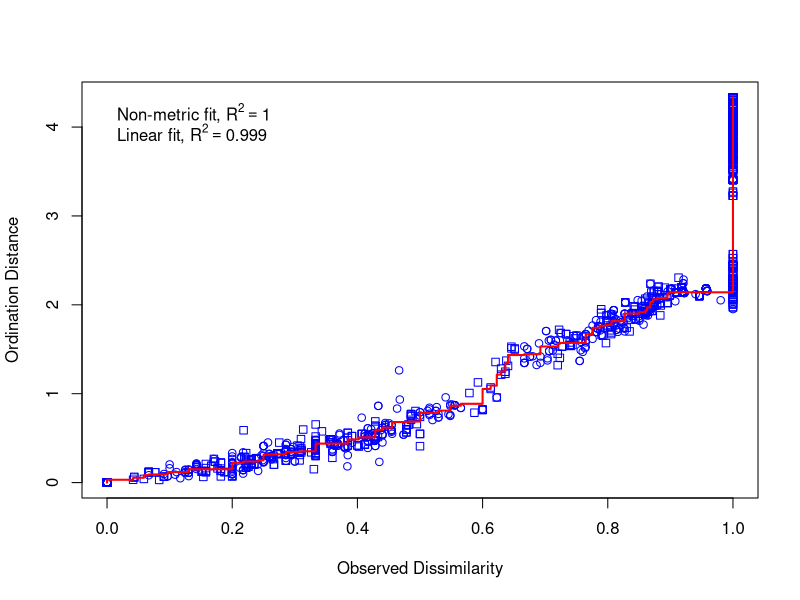
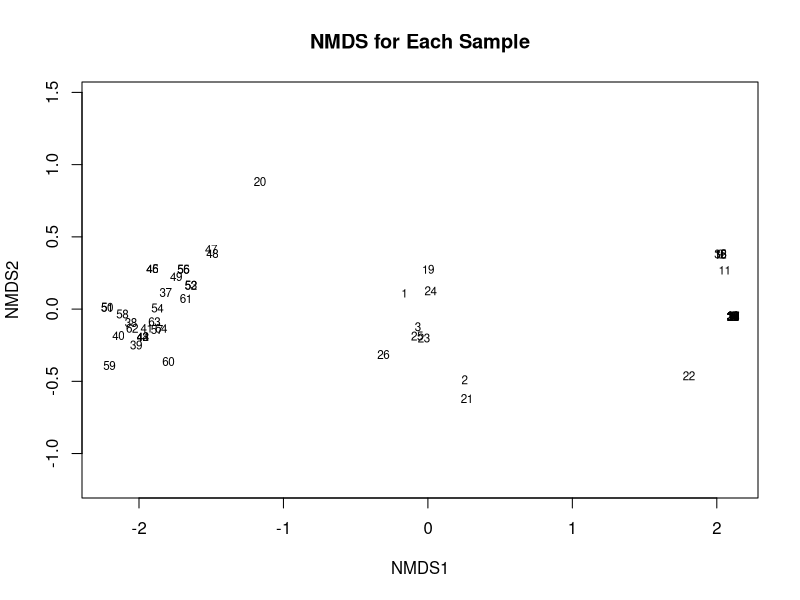
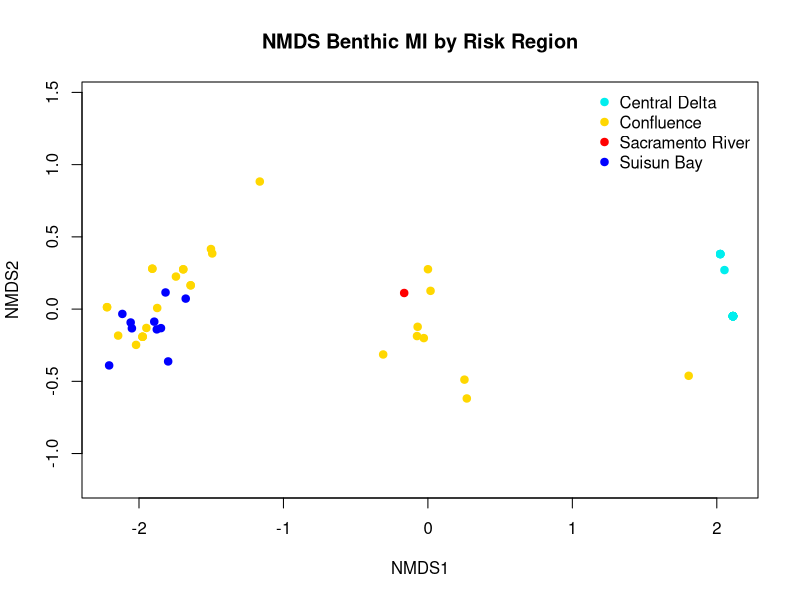
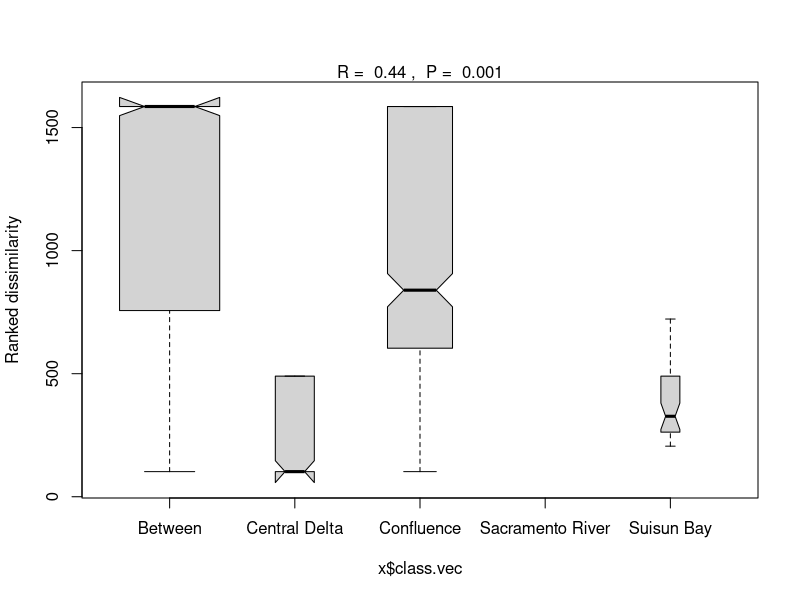
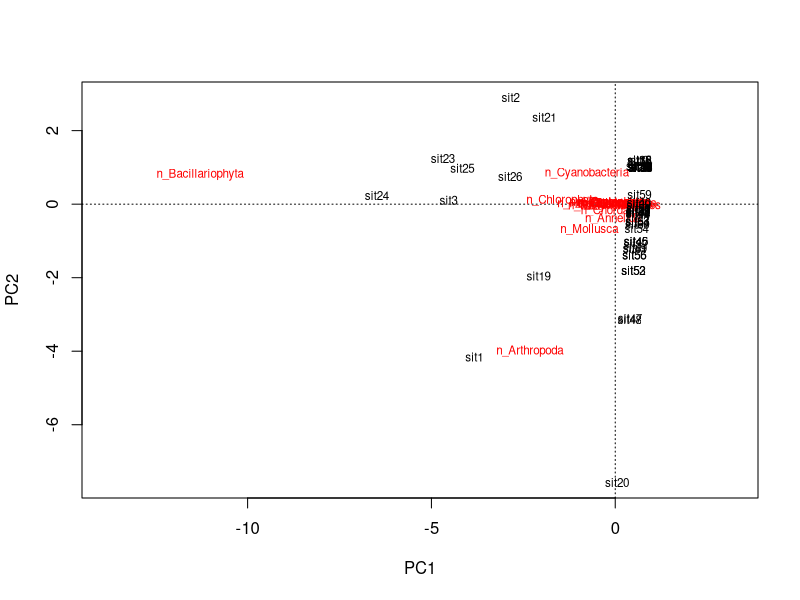
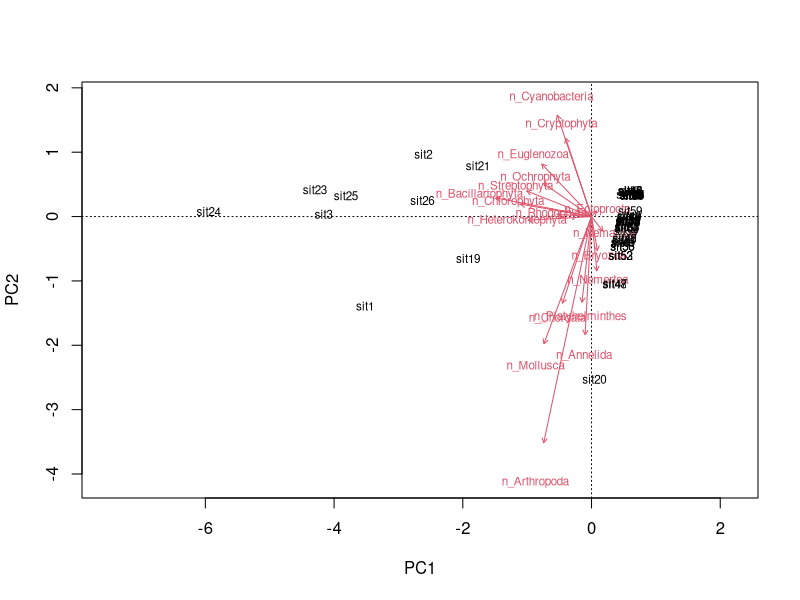
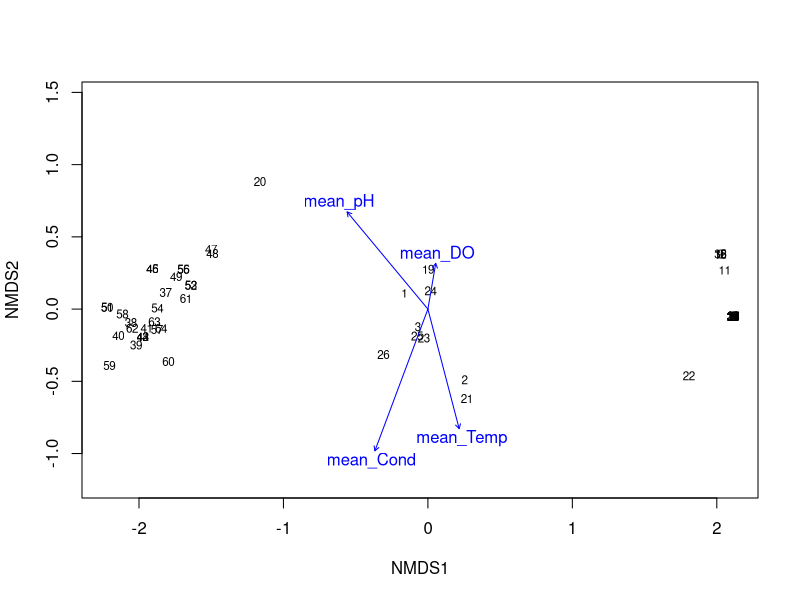
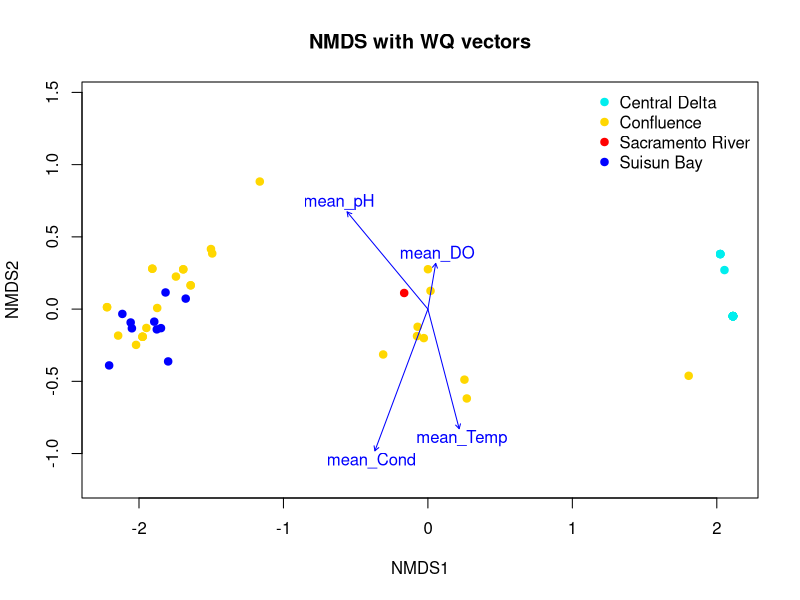

These charts were generated, in order, by the following R code:
## ---- chunk 1
knitr::opts_chunk$set(echo = TRUE, warning = FALSE, message = FALSE)
## ---- chunk 2

library(tidyverse)
library(sf)
library(here)
library(readxl)
library(vegan)

#Load in combined benthic sampling and water quality data
com.dates <- read.csv("data/ceden_benthic_WQ.csv")
## ---- chunk 3
#Create dataframe with selected variables

ceden.sel <- com.dates %>%
  select(StationCode, SampleDate, Subregion.x, n_taxa, n_E,
         n_P, n_T, n_O, n_D, n_Arthropoda, n_Annelida, 
         n_Nematoda, n_Ectoprocta, n_Bacillariophyta,
         n_Cryptophyta, n_Heterokontophyta, n_Ochrophyta,
         n_Coelenterata, n_Nemertea, n_Mollusca, n_Platyhelminthes,
         n_Bryozoa, n_Cyanobacteria, n_Chlorophyta, n_Euglenozoa,
         n_Streptophyta, n_Rhodophyta, n_Chordata, EPT_taxa, EPT_index,
         ETO_taxa, ETO_index,
         
         mean_Alk, mean_DO, mean_pH, mean_Sal, mean_Secc, mean_Cond,
         mean_Temp, mean_Turb, mean_Vel
         
         )

#Set subregion as a factor
ceden.sel$Subregion.x <- as.factor(ceden.sel$Subregion.x)

### Create dataframe with just taxa counts for by Phylums
taxa <- ceden.sel %>%
  select(StationCode, SampleDate, Subregion.x, n_Arthropoda, n_Annelida, 
         n_Nematoda, n_Ectoprocta, n_Bacillariophyta,
         n_Cryptophyta, n_Heterokontophyta, n_Ochrophyta,
         n_Coelenterata, n_Nemertea, n_Mollusca, n_Platyhelminthes,
         n_Bryozoa, n_Cyanobacteria, n_Chlorophyta, n_Euglenozoa,
         n_Streptophyta, n_Rhodophyta, n_Chordata)

## WQ Data, create new dataframe with only the variables that have enough data to be included
env <- ceden.sel %>%
  select(StationCode, SampleDate, Subregion.x, mean_DO, mean_pH, mean_Cond, mean_Temp,)

## ---- chunk 4

v.dist <- vegdist(taxa[4:22])

nmds <- metaMDS(v.dist)
nmds

stressplot(nmds, v.dist)

plot(nmds, type = "t", main = "NMDS for Each Sample")

colvec <- c("cyan2", "gold", "red", "blue")
plot(nmds, type = "n", main = "NMDS Benthic MI by Risk Region")
with(taxa, points(nmds, display = "sites", col = colvec[Subregion.x],
                  pch = 21, bg = colvec[Subregion.x]))
with(taxa, legend("topright", legend = levels(Subregion.x), bty = "n", col = colvec, pch = 21, pt.bg = colvec))

## ---- chunk 5
est <- as.factor(taxa$Subregion.x)
results <- (anosim(v.dist, grouping = est))
summary(results)
plot(results, ylab = "Ranked dissimilarity")
## ---- chunk 6
vare.pca <- rda(taxa[4:22])
vare.pca

plot(vare.pca)

biplot(vare.pca, scaling = -1)

## ---- chunk 7


env <- as.data.frame(env)

ef <- envfit(nmds, env[4:7], na.rm = TRUE, permutations = 999)
ef

scores(ef, "vectors")

plot(nmds, type = "t", scale = -1)
plot(ef, scale = -1)

plot(nmds, type = "n", main = "NMDS with WQ vectors", scale = -1)
with(taxa, points(nmds, display = "sites", col = colvec[Subregion.x],
                  pch = 21, bg = colvec[Subregion.x]))
with(taxa, legend("topright", legend = levels(Subregion.x), bty = "n", col = colvec, pch = 21, pt.bg = colvec))
plot(ef, scale = -1)
